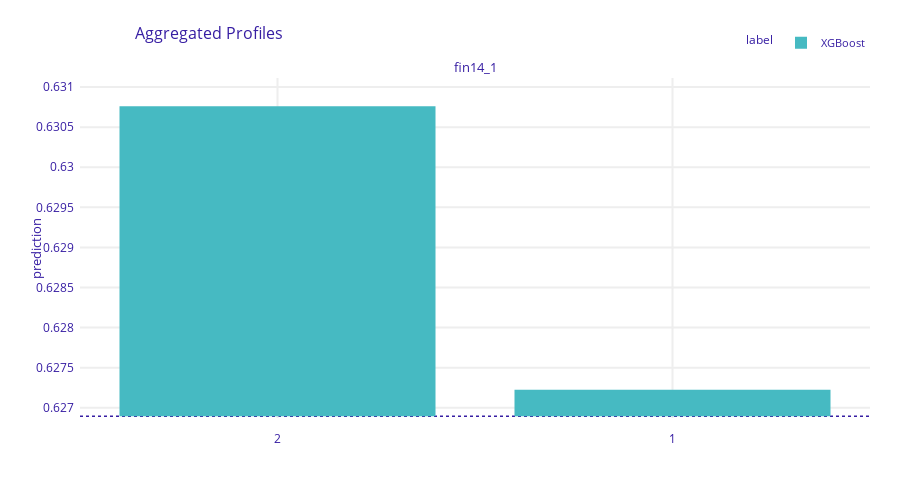

Notebook code for this chart:
### Code cell
pd_rf.plot(variables = ['fin14_1'])

### Figure 1 — Plotly figure (JSON) as saved in the notebook; plotly's stock layout.template omitted (floating-point values rounded to 4 significant figures)
{"data": [{"alignmentgroup": "True", "base": [0.6269, 0.6269], "customdata": [[0.6308, "XGBoost", "fin14_1"], [0.6272, "XGBoost", "fin14_1"]], "hovertemplate": "<b>%{hovertext}</b><br><br>mean_prediction=%{base:.3f}<br>prediction=%{customdata[0]:.3f}<extra></extra>", "hovertext": ["XGBoost", "XGBoost"], "legendgroup": "XGBoost", "marker": {"color": "#46bac2", "pattern": {"shape": ""}}, "name": "XGBoost", "offsetgroup": "XGBoost", "orientation": "v", "showlegend": true, "textposition": "auto", "type": "bar", "x": ["2", "1"], "xaxis": "x", "y": [0.003868, 0.0003331], "yaxis": "y"}], "layout": {"annotations": [{"font": {"size": 13}, "showarrow": false, "text": "fin14_1", "x": 0.5, "xanchor": "center", "xref": "paper", "y": 1, "yanchor": "bottom", "yref": "paper"}, {"font": {"size": 13}, "showarrow": false, "text": "prediction", "textangle": -90, "x": -0.07, "xref": "paper", "y": 0.5, "yref": "paper"}], "barmode": "group", "font": {"color": "#371ea3"}, "height": 489, "hovermode": "x unified", "legend": {"font": {"size": 11}, "itemsizing": "constant", "orientation": "h", "title": {"font": {"size": 12}, "text": "label"}, "tracegroupgap": 0, "x": 1, "xanchor": "right", "y": 1.061, "yanchor": "bottom"}, "margin": {"b": 71, "r": 30, "t": 78}, "shapes": [{"layer": "below", "line": {"color": "#371ea3", "dash": "dot", "width": 1.5}, "type": "line", "x0": 0, "x1": 1, "xref": "x domain", "y0": 0.6269, "y1": 0.6269, "yref": "y"}], "title": {"font": {"size": 16}, "text": "Aggregated Profiles", "x": 0.15}, "xaxis": {"anchor": "y", "automargin": true, "domain": [0, 1], "fixedrange": true, "gridwidth": 2, "showticklabels": true, "tickcolor": "white", "ticklen": 10, "ticks": "outside", "title": {"text": ""}, "type": "category"}, "yaxis": {"anchor": "x", "automargin": true, "domain": [0, 1], "fixedrange": true, "gridwidth": 2, "range": [0.6269, 0.6311], "tickcolor": "white", "ticklen": 3, "ticks": "outside", "title": {"text": ""}, "type": "linear", "zeroline": false}}}
